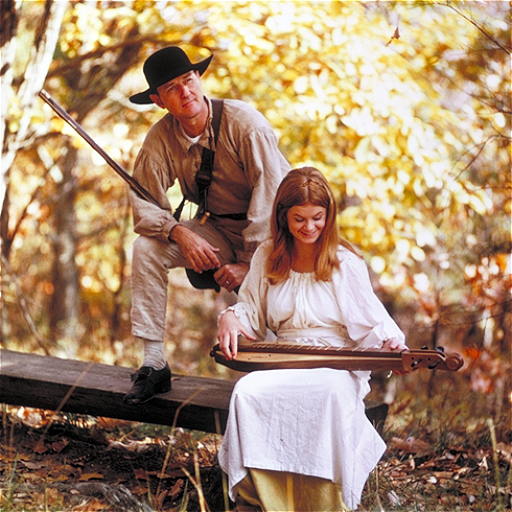
%> input picture couple.png, 512 x 512 px
$ octave image_decomposition.m   (GNU Octave 9; MATLAB toolbox functions it lacks are replaced by stand-ins)
%> lines starting %> are read from the running program, lines starting %| are printed output that depends on the picture
### rgb_to_ycbcr.m
function [Y, Cb, Cr] = rgb_to_ycbcr(R, G, B)
Y = double(min(max(0, floor(0.5 + (0.299*R + 0.587*G + 0.114*B))), 255));
Cb = double(min(max(0, floor(0.5 + (-0.299*R - 0.587*G + 0.886*B)/1.772 + 128)),255));
Cr = double(min(max(0, floor(0.5 + (0.701*R - 0.587*G - 0.114*B)/1.402 + 128)),255));
end

### ycbcr_to_rgb.m
function [R, G, B] = ycbcr_to_rgb(Y, Cb, Cr)
    R = min(max(0, floor(0.5 + (Y + 1.402*(Cr - 128)) )), 255);
    G = min(max(0, floor(0.5 + (Y - (0.114*1.772*(Cb-128)+0.299*1.402*(Cr-128))/0.587))),255);
    B = min(max(0, floor(0.5 + (Y + 1.772*(Cb - 128)))), 255);
end

### image_decomposition.m
%deze code:
% 1) toont de originele foto
% 2) toont de R, G en B kanalen
% 3) toont de naive RGB -> YCbCr -> RGB afrondingsfout
% 4) toont de Y, Cb en Cr kanalen

clear;
close all;

RGB = imread('couple.png'); %uit CSIQ
%> RGB is the input picture: size 512x512x3 uint8; mean R, G, B 167.8, 138.6, 111.8
figure(1); imshow(RGB); figure(1); %title('original');

R = double(RGB(:,:,1));
G = double(RGB(:,:,2));
B = double(RGB(:,:,3));

%% toon de R,G,B kanalen
Z = ones(size(R))*0;


im = uint8(cat(3, R,Z,Z));
figure(2); imshow(im); figure(2); %title('Red channel');

im = uint8(cat(3, Z,G,Z));
figure(3); imshow(im); figure(3); %title('Green channel');

im = uint8(cat(3, Z,Z,B));
figure(4); imshow(im); figure(4); %title('Blue channel');

%zet om naar YCbCr kleuren
[Y,Cb,Cr] = rgb_to_ycbcr(R,G,B);
%> in rgb_to_ycbcr, `Cr = double(min(max(0, floor(0.5 + (0.701*R - 0.587*G - 0.114*B)/1.402..`:
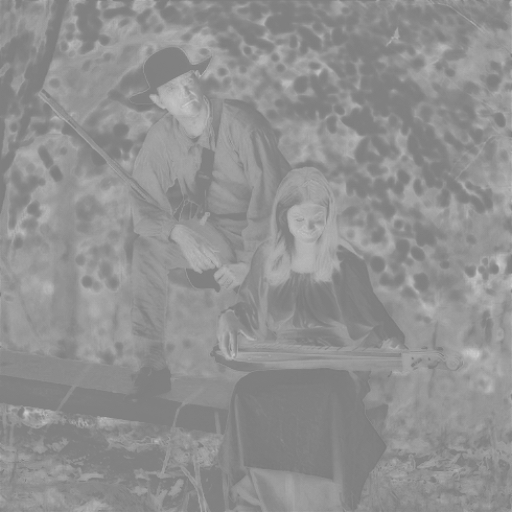
%> Cr: size 512x512 double; min 122, max 205, mean 144.8

%% toon dat heen-en-weer gaan afrondingsfouten veroorzaakt
[R2,G2,B2] = ycbcr_to_rgb(Y,Cb,Cr);


figure(5); imagesc((R2 - R)); figure(5); %title("Red rounding error");
colorbar;
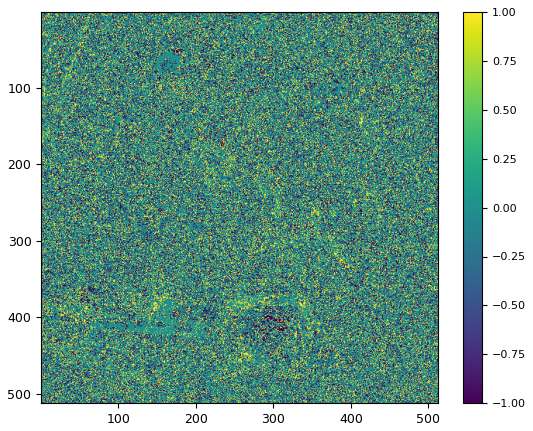
%> figure redrawn from the program's plot data

figure(6); imagesc((G2 - G)); figure(6); %title("Green rounding error");
colorbar;
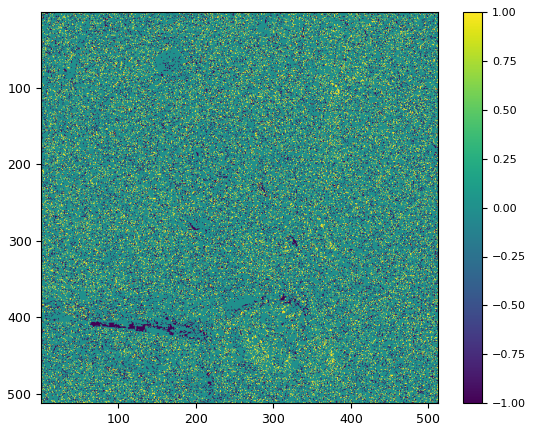
%> figure redrawn from the program's plot data

figure(7); imagesc((B2 - B)); figure(7); %title("Blue rounding error");
colorbar;
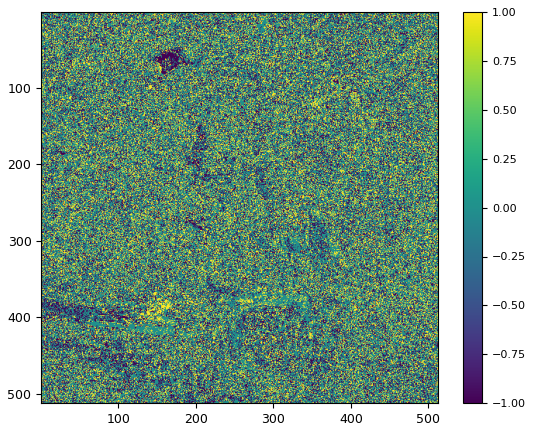
%> figure redrawn from the program's plot data

figure(11); imagesc(max(max(abs(R2 - R), abs(G2 - G)), abs(B2 - B))); colorbar;
%> after `colorbar`:
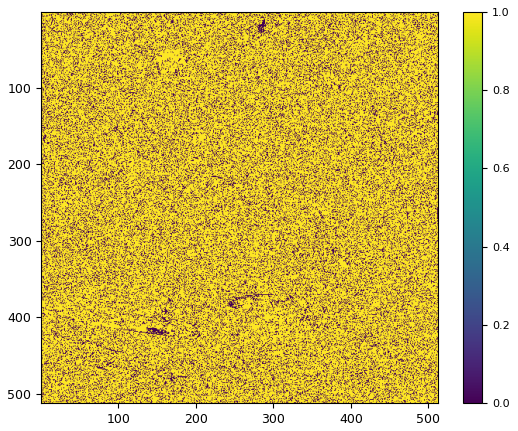
%> figure redrawn from the program's plot data


%% toon de Y, Cb en Cr kanalen
Z = ones(size(R));
s_lum = 128;
s_chr = 128;

[R,G,B] = ycbcr_to_rgb(Y, s_chr*Z, s_chr*Z);
im = uint8(cat(3, R,G,B));
figure(8); imshow(im); figure(8); %title('Y - luminance');


[R,G,B] = ycbcr_to_rgb(s_lum*Z, Cb, s_chr*Z);
%> R: size 512x512 double; every value is 128
im = uint8(cat(3, R,G,B));
figure(9); imshow(im); figure(9); %title('Cb - chrominance blue-yellow');

[R,G,B] = ycbcr_to_rgb(s_lum*Z, s_chr*Z, Cr);
%> in ycbcr_to_rgb (call 4), `G = min(max(0, floor(0.5 + (Y - (0.114*1.772*(Cb-128)+0.299*1.402*(Cr-..`:
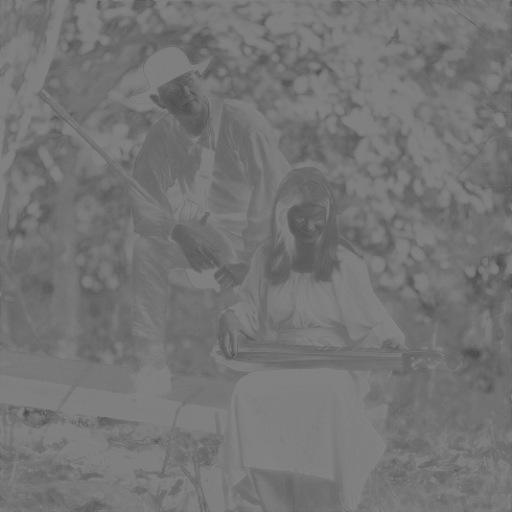
%> G: size 512x512 double; min 73, max 132, mean 116
im = uint8(cat(3, R,G,B));
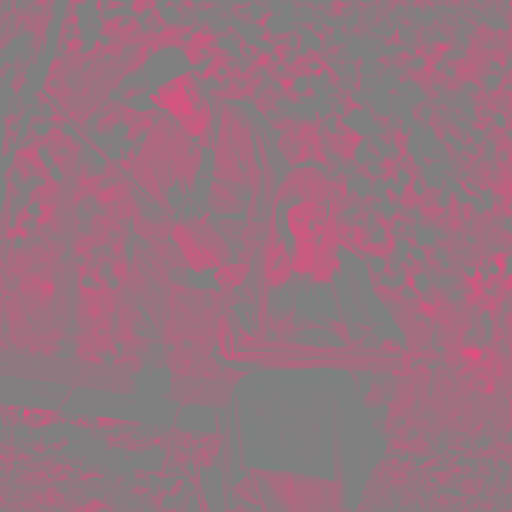
%> im: size 512x512x3 uint8; mean R, G, B 151.5, 116, 128
figure(10); imshow(im); figure(10); %title('Cr - chrominance red-green');
